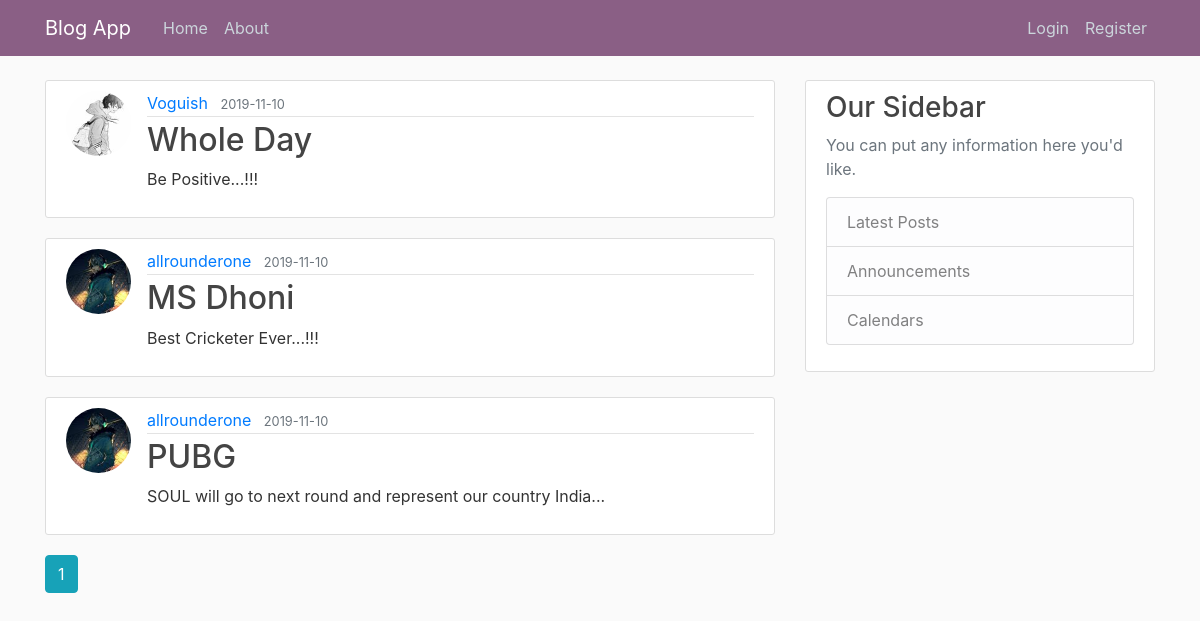
The page /home on the database its author committed.
### quotes/models.py (models this page shows, shortened)
class Post(db.Model):
    id = db.Column(db.Integer, primary_key=True)
    title = db.Column(db.String(100), nullable=False)
    date_posted = db.Column(db.DateTime, nullable=False,
                            default=datetime.utcnow)
    content = db.Column(db.Text, nullable=False)
    user_id = db.Column(db.Integer, db.ForeignKey('user.id'), nullable=False)

class User(db.Model, UserMixin):
    id = db.Column(db.Integer, primary_key=True)
    username = db.Column(db.String(20), unique=True, nullable=False)
    email = db.Column(db.String(120), unique=True, nullable=False)
    image_file = db.Column(db.String(20), nullable=False,
                           default='default.jpg')
    password = db.Column(db.String(60), nullable=False)
    posts = db.relationship('Post', backref='author', lazy=True)

### quotes/routes.py (the view)
@app.route("/")
@app.route("/home")
def home():
    page = request.args.get('page', 1, type=int)
    posts = Post.query.order_by(Post.date_posted.desc()).paginate(page=page, per_page=5)
    return render_template('home.html', posts=posts)

### quotes/templates/home.html
{% extends "layout.html" %}
{% block content %}
    {% for post in posts.items %}
        <article class="media content-section">
          <img class="rounded-circle article-img" src="{{ url_for('static', filename='profile_pics/' + post.author.image_file) }}">
          <div class="media-body">
            <div class="article-metadata">
              <a class="mr-2" href="{{ url_for('user_posts', username=post.author.username) }}">{{ post.author.username }}</a>
              <small class="text-muted">{{ post.date_posted.strftime('%Y-%m-%d') }}</small>
            </div>
            <h2><a class="article-title" href="{{ url_for('post', post_id=post.id) }}">{{ post.title }}</a></h2>
            <p class="article-content">{{ post.content }}</p>
          </div>
        </article>
    {% endfor %}
    {% for page_num in posts.iter_pages(left_edge=1, right_edge=1, left_current=1, right_current=2) %}
      {% if page_num %}
        {% if posts.page == page_num %}
          <a class="btn btn-info mb-4" href="{{ url_for('home', page=page_num) }}">{{ page_num }}</a>
        {% else %}
          <a class="btn btn-outline-info mb-4" href="{{ url_for('home', page=page_num) }}">{{ page_num }}</a>
        {% endif %}
      {% else %}
        ...
      {% endif %}
    {% endfor %}
{% endblock content %}

### quotes/templates/layout.html (shortened to what this page needs)
<!DOCTYPE html>
<html>
<head>
    <link rel="stylesheet" href="https://maxcdn.bootstrapcdn.com/bootstrap/4.0.0/css/bootstrap.min.css">
    <link rel="stylesheet" type="text/css" href="{{ url_for('static', filename='main.css') }}">
</head>
<body>
    <header class="site-header">
      <nav class="navbar navbar-expand-md navbar-dark bg-steel fixed-top">
        <div class="container">
          <a class="navbar-brand mr-4" href="/">Blog App</a>
          <div class="collapse navbar-collapse" id="navbarToggle">
            <div class="navbar-nav mr-auto">
              <a class="nav-item nav-link" href="{{ url_for('home') }}">Home</a>
              <a class="nav-item nav-link" href="{{ url_for('about') }}">About</a>
            </div>
            <div class="navbar-nav">
              {% if current_user.is_authenticated %}
                <a class="nav-item nav-link" href="{{ url_for('new_post') }}">New Post</a>
                <a class="nav-item nav-link" href="{{ url_for('account') }}">Account</a>
                <a class="nav-item nav-link" href="{{ url_for('logout') }}">Logout</a>
              {% else %}
                <a class="nav-item nav-link" href="{{ url_for('login') }}">Login</a>
                <a class="nav-item nav-link" href="{{ url_for('register') }}">Register</a>
              {% endif %}
            </div>
          </div>
        </div>
      </nav>
    </header>
    <main role="main" class="container">
      <div class="row">
        <div class="col-md-8">
          {% block content %}{% endblock %}
        </div>
        <div class="col-md-4">
          <div class="content-section">
            <h3>Our Sidebar</h3>
            <p class='text-muted'>You can put any information here you'd like.
              <ul class="list-group">
                <li class="list-group-item list-group-item-light">Latest Posts</li>
                <li class="list-group-item list-group-item-light">Announcements</li>
                <li class="list-group-item list-group-item-light">Calendars</li>
              </ul>
            </p>
          </div>
        </div>
      </div>
    </main>
</body>
</html>

### quotes/static/main.css (style rules this page uses)
body { background: #fafafa; color: #333333; margin-top: 5rem; }
h1, h2, h3, h4, h5, h6 { color: #444444; }
.bg-steel { background-color: #8a5f85; }
.site-header .navbar-nav .nav-link { color: #cbd5db; }
.content-section { background: #ffffff; padding: 10px 20px; border: 1px solid #dddddd; border-radius: 3px; margin-bottom: 20px; }
.article-title { color: #444444; }
.article-content { white-space: pre-line; }
.article-img { height: 65px; width: 65px; margin-right: 16px; }
.article-metadata { padding-bottom: 1px; margin-bottom: 4px; border-bottom: 1px solid #e3e3e3 }

### rows shown on the page
Post: image_file (picture), author.username "Voguish", date_posted "2019-11-10", title "Whole Day", content "Be Positive...!!!"
Post: image_file (picture), author.username "allrounderone", date_posted "2019-11-10", title "MS Dhoni", content "Best Cricketer Ever...!!!"
Post: image_file (picture), author.username "allrounderone", date_posted "2019-11-10", title "PUBG", content "SOUL will go to next round and represent our country India..."

### other values the page prints
{{ page_num }} "1"
